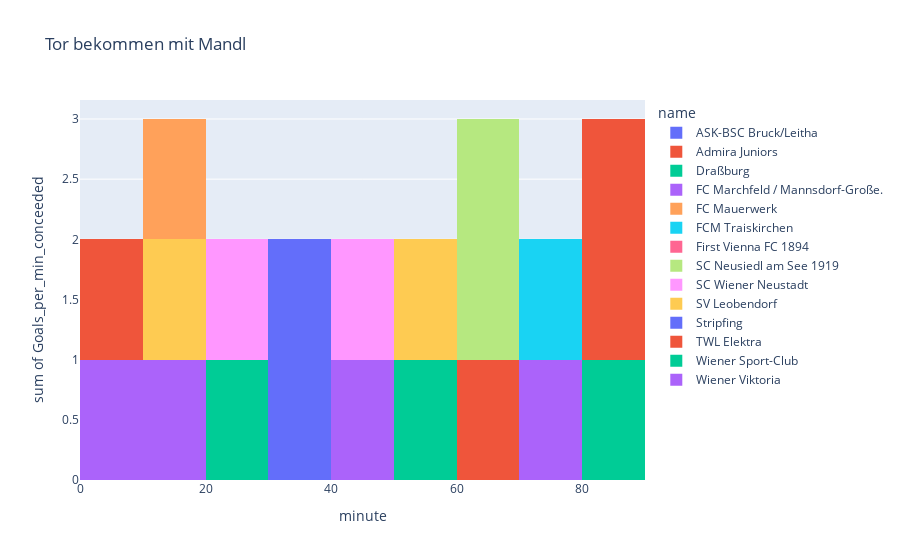

Write notebook code for a chart like this one.
### Code cell
df=query_database(query_table_goals_conceeded.format(trainer_zeit[0],trainer_zeit[1],vereine[0],vereine[0]),database="verbands.db")
fig=px.histogram(df, x="minute",y='Goals_per_min_conceeded' ,color="name",title="Wann Tore bekommen mit Mandl")
fig.update_layout(barmode='overlay')
fig.update_traces(xbins=dict( # bins used for histogram
        start=0.0,
        end=90.0,
        size=10
    ))
fig.show()

### Figure 1 — Plotly figure (JSON) as saved in the notebook; plotly's stock layout.template omitted (floating-point values rounded to 4 significant figures)
{"data": [{"alignmentgroup": "True", "bingroup": "x", "histfunc": "sum", "hovertemplate": "name=ASK-BSC Bruck/Leitha<br>minute=%{x}<br>sum of Goals_per_min_conceeded=%{y}<extra></extra>", "legendgroup": "ASK-BSC Bruck/Leitha", "marker": {"color": "#636efa", "pattern": {"shape": ""}}, "name": "ASK-BSC Bruck/Leitha", "offsetgroup": "ASK-BSC Bruck/Leitha", "orientation": "v", "showlegend": true, "type": "histogram", "x": [7, 9, 13, 26, 29, 59, 64, 66, 88], "xaxis": "x", "xbins": {"end": 90, "size": 10, "start": 0}, "y": [1, 1, 1, 1, 1, 1, 1, 1, 1], "yaxis": "y"}, {"alignmentgroup": "True", "bingroup": "x", "histfunc": "sum", "hovertemplate": "name=Admira Juniors<br>minute=%{x}<br>sum of Goals_per_min_conceeded=%{y}<extra></extra>", "legendgroup": "Admira Juniors", "marker": {"color": "#EF553B", "pattern": {"shape": ""}}, "name": "Admira Juniors", "offsetgroup": "Admira Juniors", "orientation": "v", "showlegend": true, "type": "histogram", "x": [3, 9, 10, 15, 17, 25, 30, 39, 44, 48, 56, 66, 68, "90+4"], "xaxis": "x", "xbins": {"end": 90, "size": 10, "start": 0}, "y": [1, 1, 1, 1, 1, 1, 1, 1, 1, 1, 1, 1, 1, 1], "yaxis": "y"}, {"alignmentgroup": "True", "bingroup": "x", "histfunc": "sum", "hovertemplate": "name=Draßburg<br>minute=%{x}<br>sum of Goals_per_min_conceeded=%{y}<extra></extra>", "legendgroup": "Draßburg", "marker": {"color": "#00cc96", "pattern": {"shape": ""}}, "name": "Draßburg", "offsetgroup": "Draßburg", "orientation": "v", "showlegend": true, "type": "histogram", "x": [8, 19, 22, 31, 51, 56, 68, 69], "xaxis": "x", "xbins": {"end": 90, "size": 10, "start": 0}, "y": [1, 1, 1, 1, 1, 1, 1, 2], "yaxis": "y"}, {"alignmentgroup": "True", "bingroup": "x", "histfunc": "sum", "hovertemplate": "name=FC Marchfeld / Mannsdorf-Große.<br>minute=%{x}<br>sum of Goals_per_min_conceeded=%{y}<extra></extra>", "legendgroup": "FC Marchfeld / Mannsdorf-Große.", "marker": {"color": "#ab63fa", "pattern": {"shape": ""}}, "name": "FC Marchfeld / Mannsdorf-Große.", "offsetgroup": "FC Marchfeld / Mannsdorf-Große.", "orientation": "v", "showlegend": true, "type": "histogram", "x": [16, 25, 28, 47, 50, 62, 83, 88], "xaxis": "x", "xbins": {"end": 90, "size": 10, "start": 0}, "y": [1, 1, 1, 1, 1, 1, 1, 2], "yaxis": "y"}, {"alignmentgroup": "True", "bingroup": "x", "histfunc": "sum", "hovertemplate": "name=FC Mauerwerk<br>minute=%{x}<br>sum of Goals_per_min_conceeded=%{y}<extra></extra>", "legendgroup": "FC Mauerwerk", "marker": {"color": "#FFA15A", "pattern": {"shape": ""}}, "name": "FC Mauerwerk", "offsetgroup": "FC Mauerwerk", "orientation": "v", "showlegend": true, "type": "histogram", "x": [15, 16, 18, 35, 36, 43, 49, 63], "xaxis": "x", "xbins": {"end": 90, "size": 10, "start": 0}, "y": [1, 1, 1, 1, 1, 1, 1, 1], "yaxis": "y"}, {"alignmentgroup": "True", "bingroup": "x", "histfunc": "sum", "hovertemplate": "name=FCM Traiskirchen<br>minute=%{x}<br>sum of Goals_per_min_conceeded=%{y}<extra></extra>", "legendgroup": "FCM Traiskirchen", "marker": {"color": "#19d3f3", "pattern": {"shape": ""}}, "name": "FCM Traiskirchen", "offsetgroup": "FCM Traiskirchen", "orientation": "v", "showlegend": true, "type": "histogram", "x": [15, 25, 33, 34, 53, 55, 70, 73, 85, 86, 90], "xaxis": "x", "xbins": {"end": 90, "size": 10, "start": 0}, "y": [1, 1, 1, 1, 1, 1, 1, 1, 1, 1, 1], "yaxis": "y"}, {"alignmentgroup": "True", "bingroup": "x", "histfunc": "sum", "hovertemplate": "name=First Vienna FC 1894<br>minute=%{x}<br>sum of Goals_per_min_conceeded=%{y}<extra></extra>", "legendgroup": "First Vienna FC 1894", "marker": {"color": "#FF6692", "pattern": {"shape": ""}}, "name": "First Vienna FC 1894", "offsetgroup": "First Vienna FC 1894", "orientation": "v", "showlegend": true, "type": "histogram", "x": [21, 80, 87], "xaxis": "x", "xbins": {"end": 90, "size": 10, "start": 0}, "y": [1, 1, 1], "yaxis": "y"}, {"alignmentgroup": "True", "bingroup": "x", "histfunc": "sum", "hovertemplate": "name=SC Neusiedl am See 1919<br>minute=%{x}<br>sum of Goals_per_min_conceeded=%{y}<extra></extra>", "legendgroup": "SC Neusiedl am See 1919", "marker": {"color": "#B6E880", "pattern": {"shape": ""}}, "name": "SC Neusiedl am See 1919", "offsetgroup": "SC Neusiedl am See 1919", "orientation": "v", "showlegend": true, "type": "histogram", "x": [30, 39, 41, 43, 66, 68, 69], "xaxis": "x", "xbins": {"end": 90, "size": 10, "start": 0}, "y": [1, 1, 1, 1, 1, 1, 1], "yaxis": "y"}, {"alignmentgroup": "True", "bingroup": "x", "histfunc": "sum", "hovertemplate": "name=SC Wiener Neustadt<br>minute=%{x}<br>sum of Goals_per_min_conceeded=%{y}<extra></extra>", "legendgroup": "SC Wiener Neustadt", "marker": {"color": "#FF97FF", "pattern": {"shape": ""}}, "name": "SC Wiener Neustadt", "offsetgroup": "SC Wiener Neustadt", "orientation": "v", "showlegend": true, "type": "histogram", "x": [5, 23, 29, 30, 34, 40, 42], "xaxis": "x", "xbins": {"end": 90, "size": 10, "start": 0}, "y": [1, 1, 1, 1, 1, 1, 1], "yaxis": "y"}, {"alignmentgroup": "True", "bingroup": "x", "histfunc": "sum", "hovertemplate": "name=SV Leobendorf<br>minute=%{x}<br>sum of Goals_per_min_conceeded=%{y}<extra></extra>", "legendgroup": "SV Leobendorf", "marker": {"color": "#FECB52", "pattern": {"shape": ""}}, "name": "SV Leobendorf", "offsetgroup": "SV Leobendorf", "orientation": "v", "showlegend": true, "type": "histogram", "x": [6, 12, 15, 21, 37, 50, 56, 75, "90+4"], "xaxis": "x", "xbins": {"end": 90, "size": 10, "start": 0}, "y": [1, 1, 1, 1, 1, 1, 1, 1, 1], "yaxis": "y"}, {"alignmentgroup": "True", "bingroup": "x", "histfunc": "sum", "hovertemplate": "name=Stripfing<br>minute=%{x}<br>sum of Goals_per_min_conceeded=%{y}<extra></extra>", "legendgroup": "Stripfing", "marker": {"color": "#636efa", "pattern": {"shape": ""}}, "name": "Stripfing", "offsetgroup": "Stripfing", "orientation": "v", "showlegend": true, "type": "histogram", "x": [35, 39, 61, 81], "xaxis": "x", "xbins": {"end": 90, "size": 10, "start": 0}, "y": [1, 1, 1, 1], "yaxis": "y"}, {"alignmentgroup": "True", "bingroup": "x", "histfunc": "sum", "hovertemplate": "name=TWL Elektra<br>minute=%{x}<br>sum of Goals_per_min_conceeded=%{y}<extra></extra>", "legendgroup": "TWL Elektra", "marker": {"color": "#EF553B", "pattern": {"shape": ""}}, "name": "TWL Elektra", "offsetgroup": "TWL Elektra", "orientation": "v", "showlegend": true, "type": "histogram", "x": [51, 68, 78, 80, 84, 87, "90+2"], "xaxis": "x", "xbins": {"end": 90, "size": 10, "start": 0}, "y": [1, 1, 1, 1, 1, 1, 1], "yaxis": "y"}, {"alignmentgroup": "True", "bingroup": "x", "histfunc": "sum", "hovertemplate": "name=Wiener Sport-Club<br>minute=%{x}<br>sum of Goals_per_min_conceeded=%{y}<extra></extra>", "legendgroup": "Wiener Sport-Club", "marker": {"color": "#00cc96", "pattern": {"shape": ""}}, "name": "Wiener Sport-Club", "offsetgroup": "Wiener Sport-Club", "orientation": "v", "showlegend": true, "type": "histogram", "x": [5, 19, 23, 56, 89], "xaxis": "x", "xbins": {"end": 90, "size": 10, "start": 0}, "y": [1, 1, 1, 1, 1], "yaxis": "y"}, {"alignmentgroup": "True", "bingroup": "x", "histfunc": "sum", "hovertemplate": "name=Wiener Viktoria<br>minute=%{x}<br>sum of Goals_per_min_conceeded=%{y}<extra></extra>", "legendgroup": "Wiener Viktoria", "marker": {"color": "#ab63fa", "pattern": {"shape": ""}}, "name": "Wiener Viktoria", "offsetgroup": "Wiener Viktoria", "orientation": "v", "showlegend": true, "type": "histogram", "x": [2, 17, 46, 76], "xaxis": "x", "xbins": {"end": 90, "size": 10, "start": 0}, "y": [1, 1, 1, 1], "yaxis": "y"}], "layout": {"barmode": "overlay", "legend": {"title": {"text": "name"}, "tracegroupgap": 0}, "title": {"text": "Tor bekommen mit Mandl"}, "xaxis": {"anchor": "y", "domain": [0, 1], "title": {"text": "minute"}}, "yaxis": {"anchor": "x", "domain": [0, 1], "title": {"text": "sum of Goals_per_min_conceeded"}}}}
